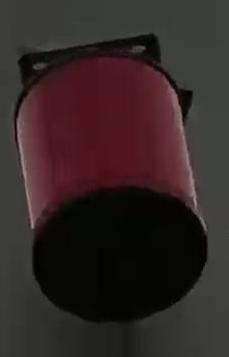
#> input picture images/呼吸器/1.jpg, 229 x 357 px, found by its file name
$ python morphologicalSkeleton.py
#> lines starting #> are read from the running program, lines starting #| are printed output that depends on the picture; after the words box and inside, x2 and y2 are one past the last pixel; in counts of white or black regions, pixels touching at a corner belong together
import os
import numpy as np
import cv2
import sys

def morphological_Skeleton(src):
    ret, im = cv2.threshold(src, 127, 255, cv2.THRESH_BINARY)
    element = cv2.getStructuringElement(cv2.MORPH_CROSS, (3, 3))

    skel = np.zeros(im.shape, np.uint8)
    temp = np.zeros(im.shape, np.uint8)

    i = 0
    while True:
        # cv2.imshow('im %d' % (i), im)
        # 取开运算过程中消失的像素，这些像素便是skeleton的一部分
        temp = cv2.morphologyEx(im, cv2.MORPH_OPEN, element)
        temp = cv2.bitwise_not(temp)
        temp = cv2.bitwise_and(im, temp)
        # cv2.imshow('skeleton part %d' % (i,), temp)

        # 将删除的像素添加skeleton图中
        skel = cv2.bitwise_or(skel, temp)
        # 再次腐蚀原图，为进一步寻找skeleton做准备
        im = cv2.erode(im, element)

        min_val, max_val, min_loc, max_loc = cv2.minMaxLoc(im)
        # print min_val, max_val, min_loc, max_loc
        if max_val == .0:
            break
        i += 1


    return skel


if __name__ == '__main__':
    # im_path = '/home/linxu/Desktop/无人机巡检项目/输电杆塔照片素材/输电杆塔照片素材/杆塔倒塌/1.JPG'
    # im_path = '/home/linxu/Desktop/1.jpeg'
    im_path = '/home/hxzh02/文档/无人机数据集整理/杆塔图片汇总/data/img/1.jpg'
    src = cv2.imread(im_path, 0)
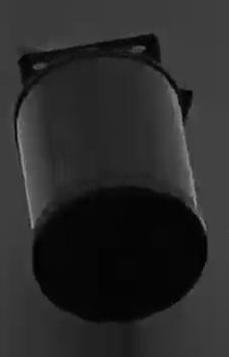
#> src: shape (357, 229); min 0, max 148, mean 42.2
    # src = cv2.resize(src, (0,0), fx=0.1, fy=0.1)
    cv2.imshow('src', src)
    cv2.waitKey()
    if src is None:
        print (im_path, " not exist")
        sys.exit()

    skel = morphological_Skeleton(src)
#> in morphological_Skeleton, `ret, im = cv2.threshold(src, 127, 255, cv2.THRESH_BINARY)`:
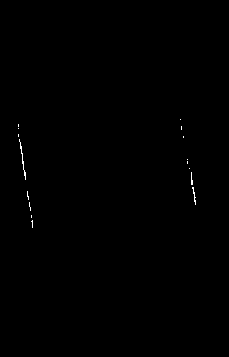
#> im: shape (357, 229); 0.18% white in thin lines or dots, all inside (x1, y1, x2, y2) = (18, 119, 196, 228)
#> the loop in morphological_Skeleton, `while True: # cv2.imshow('im %d' % (i), im)` made 1 pass
#> (min_val, max_val) on pass 1: (0, 0)
#> after the loop in morphological_Skeleton, `while True:`: i = 0
    cv2.imshow('Skeleton', skel)
    cv2.waitKey()

$ run again, with images/呼吸器/1.jpeg copied over images/呼吸器/1.jpg
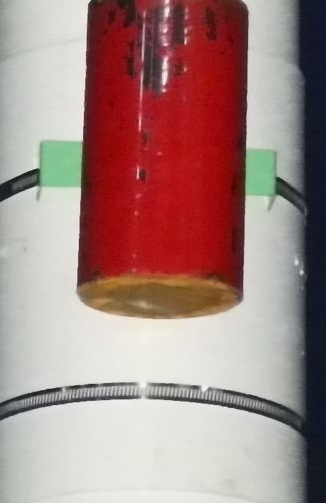
#> input picture images/呼吸器/1.jpeg, 326 x 503 px, found by its file name
#> the loop in morphological_Skeleton, `while True: # cv2.imshow('im %d' % (i), im)` made 110 passes
#> min_loc on passes 1 to 8: (90, 0), (89, 0), (88, 0), (87, 0), (86, 0), (85, 0), (84, 0), (83, 0)
#> pass 1, in morphological_Skeleton, `im = cv2.erode(im, element)`:
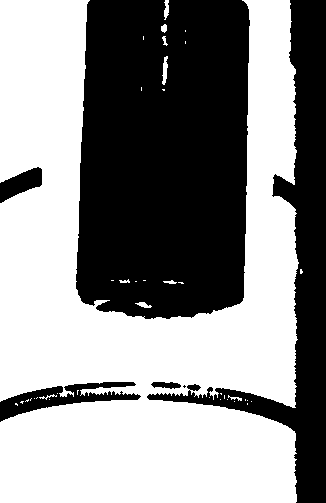
#> im: shape (503, 326); 55.8% white; 6 black regions (1 under 20 px), largest, box (x1, y1, x2, y2) and area: (76, 0, 250, 319) 51151, (147, 0, 326, 503) 18239, (0, 382, 141, 422) 2116, (0, 167, 42, 203) 815, (151, 382, 181, 389) 148
#> after the loop in morphological_Skeleton, `while True:`:
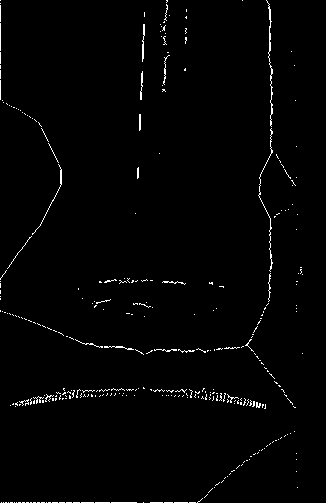
#> skel: shape (503, 326); 1.5% white in thin lines or dots
#> after the loop in morphological_Skeleton, `while True:`: i = 109

$ run again, with images/呼吸器/10.jpg copied over images/呼吸器/1.jpg
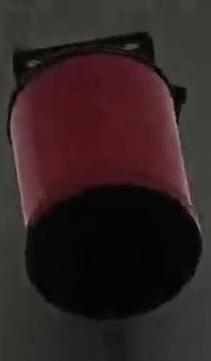
#> input picture images/呼吸器/10.jpg, 211 x 361 px, found by its file name
#> `src = cv2.imread(im_path, 0)`:
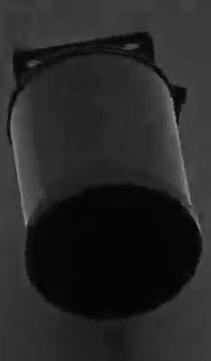
#> src: shape (361, 211); min 0, max 142, mean 38.9
#> im: shape (361, 211); 0.08% white in thin lines or dots, all inside (x1, y1, x2, y2) = (17, 99, 190, 225)
#> the loop in morphological_Skeleton, `while True: # cv2.imshow('im %d' % (i), im)` made 1 pass
#> (min_val, max_val) on pass 1: (0, 0)
#> after the loop in morphological_Skeleton, `while True:`: i = 0

$ run again, with images/呼吸器/2.jpg copied over images/呼吸器/1.jpg
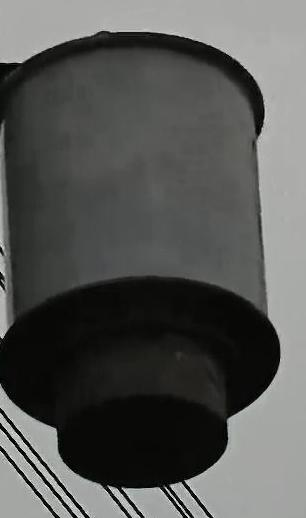
#> input picture images/呼吸器/2.jpg, 306 x 518 px, found by its file name
#> the loop in morphological_Skeleton, `while True: # cv2.imshow('im %d' % (i), im)` made 128 passes
#> min_loc on passes 1 to 8: (100, 30), (100, 29), (100, 28), (100, 27), (100, 26), (100, 25), (100, 24), (100, 23)
#> pass 1, in morphological_Skeleton, `im = cv2.erode(im, element)`:
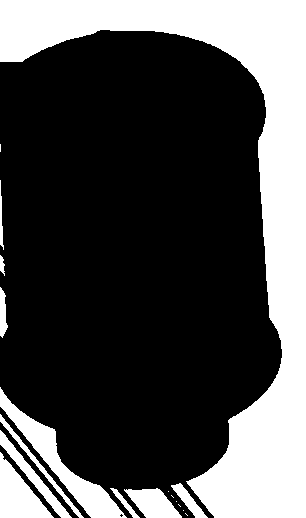
#> im: shape (518, 306); 29.6% white; 18 white regions (7 under 20 px), largest, box (x1, y1, x2, y2) and area: (0, 0, 306, 518) 38289, (0, 387, 127, 518) 3144, (0, 452, 54, 518) 1804
#> after the loop in morphological_Skeleton, `while True:`:
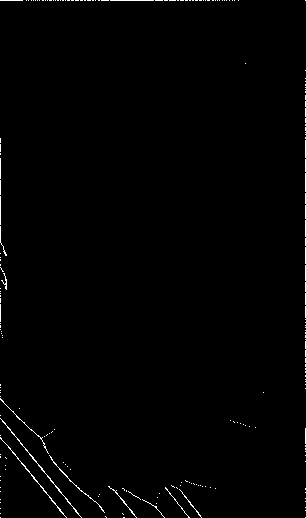
#> skel: shape (518, 306); 0.85% white in thin lines or dots
#> after the loop in morphological_Skeleton, `while True:`: i = 127
